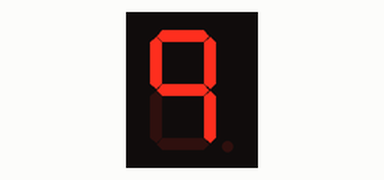
A sketch run on a simulated Arduino Uno, built with avr-gcc and run on an emulated ATmega328P. Parts: 1-digit seven-segment display. Wiring (inferred from the names in the program): 1-digit 7-segment display, segments lit when HIGH: segments pin 2, pin 3, pin 4, pin 5, pin 6, pin 7, pin 8. The segment pins are drawn as the display they are named for.

Above: at 0.1 s.
At 1.1 s:
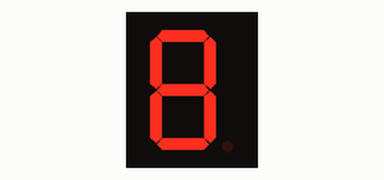
At 2.1 s:
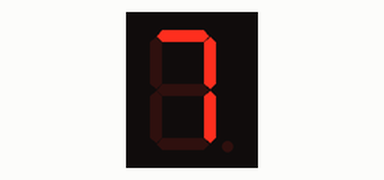
At 4.1 s:
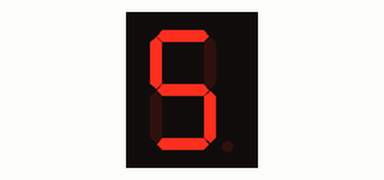
At 6.1 s:
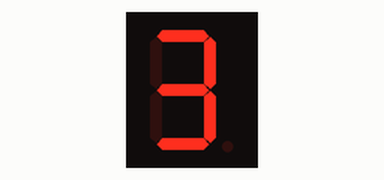
At 9.1 s:
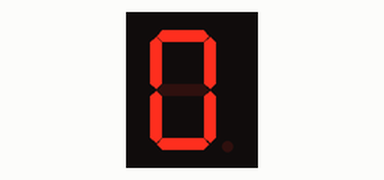

Measured:
- by itself, everything shown: repeats every 10.0 s, in 10 steps
- what the display in image 1 shows lasts 1.0 s, from 1.0 s to 2.0 s

The sketch:

Proyecto_0006.ino
```cpp
//Display 7 segmentos catodo comun, contador 0-9

int a =2;
int b =3;
int c =4;
int d =5;
int e =6;
int f =7;
int g =8;
int t =1000;

void setup() {
  pinMode (a, OUTPUT);
  pinMode (b, OUTPUT);
  pinMode (c, OUTPUT);
  pinMode (d, OUTPUT);
  pinMode (e, OUTPUT);
  pinMode (f, OUTPUT);
  pinMode (g, OUTPUT);

}

void loop() {
  //NUEVE
  digitalWrite(a, HIGH);
  digitalWrite(b, HIGH);
  digitalWrite(c, HIGH);
  digitalWrite(d, LOW);
  digitalWrite(e, LOW);
  digitalWrite(f, HIGH);
  digitalWrite(g, HIGH);
  delay(t);
  //OCHO
  digitalWrite(a, HIGH);
  digitalWrite(b, HIGH);
  digitalWrite(c, HIGH);
  digitalWrite(d, HIGH);
  digitalWrite(e, HIGH);
  digitalWrite(f, HIGH);
  digitalWrite(g, HIGH);
  delay(t);
   //SIETE
  digitalWrite(a, HIGH);
  digitalWrite(b, HIGH);
  digitalWrite(c, HIGH);
  digitalWrite(d, LOW);
  digitalWrite(e, LOW);
  digitalWrite(f, LOW);
  digitalWrite(g, LOW);
  delay(t);
  //SEIS
  digitalWrite(a, HIGH);
  digitalWrite(b, LOW);
  digitalWrite(c, HIGH);
  digitalWrite(d, HIGH);
  digitalWrite(e, HIGH);
  digitalWrite(f, HIGH);
  digitalWrite(g, HIGH);
  delay(t);
  //CINCO
  digitalWrite(a, HIGH);
  digitalWrite(b, LOW);
  digitalWrite(c, HIGH);
  digitalWrite(d, HIGH);
  digitalWrite(e, LOW);
  digitalWrite(f, HIGH);
  digitalWrite(g, HIGH);
  delay(t);
  //CUATRO
  digitalWrite(a, LOW);
  digitalWrite(b, HIGH);
  digitalWrite(c, HIGH);
  digitalWrite(d, LOW);
  digitalWrite(e, LOW);
  digitalWrite(f, HIGH);
  digitalWrite(g, HIGH);
  delay(t);
  //TRES
  digitalWrite(a, HIGH);
  digitalWrite(b, HIGH);
  digitalWrite(c, HIGH);
  digitalWrite(d, HIGH);
  digitalWrite(e, LOW);
  digitalWrite(f, LOW);
  digitalWrite(g, HIGH);
  delay(t);
  //DOS
  digitalWrite(a, HIGH);
  digitalWrite(b, HIGH);
  digitalWrite(c, LOW);
  digitalWrite(d, HIGH);
  digitalWrite(e, HIGH);
  digitalWrite(f, LOW);
  digitalWrite(g, HIGH);
  delay(t);
  //UNO
  digitalWrite(a, LOW);
  digitalWrite(b, HIGH);
  digitalWrite(c, HIGH);
  digitalWrite(d, LOW);
  digitalWrite(e, LOW);
  digitalWrite(f, LOW);
  digitalWrite(g, LOW);
  delay(t);
  //CERO
  digitalWrite(a, HIGH);
  digitalWrite(b, HIGH);
  digitalWrite(c, HIGH);
  digitalWrite(d, HIGH);
  digitalWrite(e, HIGH);
  digitalWrite(f, HIGH);
  digitalWrite(g, LOW);
  delay(t);


}
```

Led_Matrix.cpp
```cpp
#include "Arduino.h"
#include "Led_Matrix.h"

Led_Matrix::Led_Matrix(uint8_t row, uint8_t column){
  size_r = row;
  size_c = column;

  for ( int i = 0; i < (size_r + size_c); i++ )
    pinMode( i, OUTPUT );
}

void Led_Matrix::GND_High(){
  for( int i = 0; i < size_c; i++)
  digitalWrite( i, HIGH );
}

void Led_Matrix::Row_Low(){
  for( int i = size_r; i < ((size_c + size_r) - 1); i++)
    digitalWrite( i, LOW );
}

void Led_Matrix::All_On(){
  for ( int i = (size_r + size_c) - 1; i >= size_r; i-- )
    digitalWrite( i, HIGH );
  for( int i = size_r - 1; i >= 0; i-- )
    digitalWrite( i, LOW );
}

void Led_Matrix::All_Off(){
  for ( int i = (size_r + size_c) - 1; i >= size_r; i-- )
    digitalWrite( i, LOW );
}

void Led_Matrix::Sweep_Ver(){
  int mTime = 0;
  All_Off();
  for ( int i = (size_r + size_c); i >= size_r; i--){
    digitalWrite( i, HIGH );
    delay(50);
    mTime = mTime + 50;
  }
  All_On();
  delay(1000 - mTime);
  All_Off();
}

void Led_Matrix::Sweep_Hor(){
  int mTime = 0;
  All_On();
  GND_High();
  for( int i = (size_c - 1); i >= 0; i--){
    digitalWrite( i, LOW );
    delay(50);
    mTime = mTime + 50;
  }
  All_On();
  delay(1000 - mTime);
  All_Off();
}

void Led_Matrix::Square_In(){
  int time = 1;
  int rep = 10;
  All_On();
  for (int x = 0; x < rep; x++){
    for( int i = 0; i < 8;i++){
      GND_High();
      digitalWrite(i,LOW);
      delay(time);
    }
  }

  digitalWrite(size_c, LOW);
  digitalWrite(size_c+size_r-1, LOW);
  for (int x = 0; x < rep; x++){
    for( int i = 1; i < 7;i++){
      GND_High();
      digitalWrite(i,LOW);
      delay(time);
    }
  }

  digitalWrite(size_c + 1, LOW);
  digitalWrite(size_c+size_r-2, LOW);
  for (int x = 0; x < rep; x++){
    for( int i = 2; i < 6;i++){
      GND_High();
      digitalWrite(i,LOW);
      delay(time);
    }
  }

  digitalWrite(size_c + 2, LOW);
  digitalWrite(size_c+size_r-3, LOW);
  for (int x = 0; x < rep *50; x++){
    for( int i = 3; i < 5;i++){
      GND_High();
      digitalWrite(i,LOW);
      delay(time);
    }
  }
}

void Led_Matrix::Square_Out(){
  int time = 1;
  int rep = 10;
  All_On();

  digitalWrite(size_c, LOW);
  digitalWrite(size_c+size_r-1, LOW);
  digitalWrite(size_c + 1, LOW);
  digitalWrite(size_c+size_r-2, LOW);
  digitalWrite(size_c + 2, LOW);
  digitalWrite(size_c+size_r-3, LOW);
  for (int x = 0; x < rep; x++){
    for( int i = 3; i < 5;i++){
      GND_High();
      digitalWrite(i,LOW);
      delay(time);
    }
  }

  digitalWrite(size_c + 2, HIGH);
  digitalWrite(size_c+size_r-3, HIGH);
  for (int x = 0; x < rep; x++){
    for( int i = 2; i < 6;i++){
      GND_High();
      digitalWrite(i,LOW);
      delay(time);
    }
  }

  digitalWrite(size_c + 1, HIGH);
  digitalWrite(size_c+size_r-2, HIGH);
  for (int x = 0; x < rep; x++){
    for( int i = 1; i < 7;i++){
      GND_High();
      digitalWrite(i,LOW);
      delay(time);
    }
  }

  digitalWrite(size_c, HIGH);
  digitalWrite(size_c+size_r-1, HIGH);
  for (int x = 0; x < rep; x++){
    for( int i = 0; i < 8;i++){
      GND_High();
      digitalWrite(i,LOW);
      delay(time);
    }
  }
  All_On();
  delay(500);
}

void Led_Matrix::Line_Ver(){
  int mTime = 0;
  All_On();
  GND_High();
  for( int i = (size_c - 1); i >= 0; i--){
    digitalWrite(i+1,HIGH);
    digitalWrite( i, LOW );
    delay(50);
    mTime = mTime + 50;
  }
}

void Led_Matrix::Line_Ver_Rev(){
  int mTime = 0;
  All_On();
  GND_High();
  for( int i = 0; i <= size_c - 1; i++){
    digitalWrite(i-1,HIGH);
    digitalWrite( i, LOW );
    delay(50);
    mTime = mTime + 50;
  }
}

void Led_Matrix::Line_Hor(){
  int mTime = 0;
  All_Off();
  for ( int i = (size_r + size_c); i >= size_r; i--){
    digitalWrite( i+1,LOW);
    digitalWrite( i, HIGH );
    delay(50);
    mTime = mTime + 50;
  }
}

void Led_Matrix::Line_Hor_Rev(){
  int mTime = 0;
  All_Off();
  for ( int i = size_r; i <= size_r+size_c; i++){
    digitalWrite( i-1,LOW);
    digitalWrite( i, HIGH );
    delay(50);
    mTime = mTime + 50;
  }
}
```

Led_Matrix.h
```cpp
#ifndef Led_Matrix_h
#define Led_Matrix_h

class Led_Matrix{
  private:
  int size_r;
  int size_c;
  void GND_High();
  void Row_Low();

  public:
  Led_Matrix(uint8_t row, uint8_t column);
  void All_On();
  void All_Off();
  void Sweep_Ver();
  void Sweep_Hor();
  void Square_In();
  void Square_Out();
  void Line_Ver();
  void Line_Hor();
  void Line_Ver_Rev();
  void Line_Hor_Rev();
};

#endif
```
